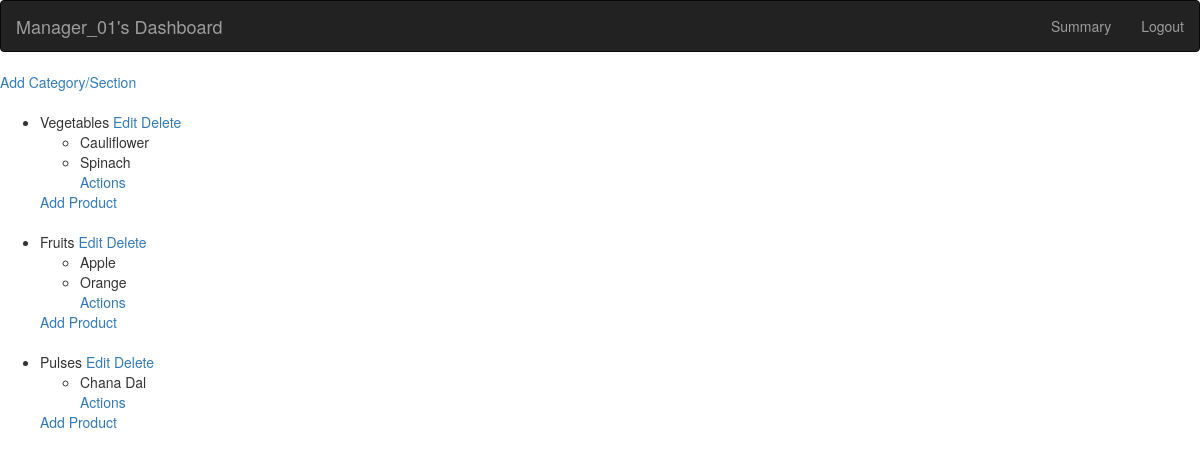
Screenshot of /manager_dashboard with the database file from the repository.
### app.py (models this page shows, shortened)
class Category(db.Model):
  category_id = db.Column(db.Integer, primary_key = True)
  category_name = db.Column(db.String, nullable = False)
  products = db.relationship("Product", back_populates = "category",  cascade='all, delete-orphan')

class Product(db.Model):
  product_id = db.Column(db.Integer, primary_key = True)
  product_name = db.Column(db.String, nullable = False)
  unit = db.Column(db.String, nullable=False)
  rate_per_unit = db.Column(db.Float, nullable=False)
  quantity = db.Column(db.Integer, nullable=False)
  manufacture_date = db.Column(db.Date)
  expiry_date = db.Column(db.Date)
  category_id = db.Column(db.Integer, db.ForeignKey("category.category_id"))
  category = db.relationship('Category', back_populates='products')
  users = db.relationship('Association', back_populates='product')

### app.py (the view)
@app.route('/manager_dashboard')
def manager_dashboard():
    categories = Category.query.all()
    return render_template('manager_dashboard.html', categories=categories)

### templates/manager_dashboard.html (shortened to what this page needs)
<!DOCTYPE html>
<html>
    <head>
        <link rel="stylesheet" href="https://maxcdn.bootstrapcdn.com/bootstrap/3.4.1/css/bootstrap.min.css">
    </head>
    <body>
    <nav class="navbar navbar-inverse">
        <div class="container-fluid">
          <div class="navbar-header">
            <a class="navbar-brand" href="/manager_dashboard">Manager_01's Dashboard</a>
          </div>
          <ul class="nav navbar-nav navbar-right">
            <li><a href="#">Summary</a></li>
            <li><a href="/admin_page">Logout</a></li>
          </ul>
        </div>
    </nav>
    <a href="{{ url_for('AddCategory') }}">Add Category/Section</a> <br><br>
    <ul>
      {% for category in categories %}
        <li>
          {{ category.category_name }}
          <a href="{{ url_for('edit_category', category_id=category.category_id) }}">Edit</a>
          <a href="{{ url_for('delete_category', category_id=category.category_id) }}">Delete</a>
          <br>
          <ul>
            {% for product in category.products %}
              <li>
                {{ product.product_name }}
              </li>
            {% endfor %}
            <a href="{{ url_for('ActionsProduct', category_id=category.category_id) }}">Actions</a>
          </ul>
          <a href="{{ url_for('AddProduct', category_id=category.category_id) }}">Add Product</a> <br><br>
        </li>
      {% endfor %}
    </ul>
    </body>
</html>

### rows the page displays
Category: category_name "Vegetables"
Product: product_name "Cauliflower"
Product: product_name "Spinach"
Category: category_name "Fruits"
Product: product_name "Apple"
Product: product_name "Orange"
Category: category_name "Pulses"
Product: product_name "Chana Dal"
